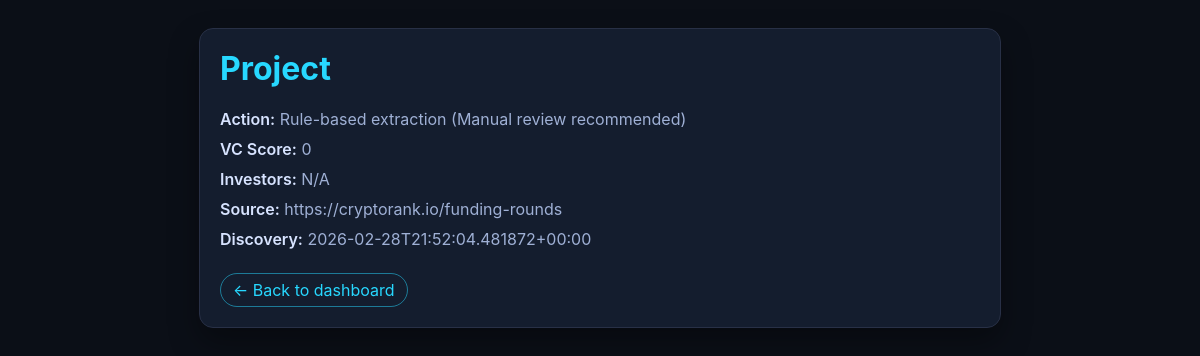
/project/project, run on the app's committed database.
### tables this page shows
CREATE TABLE seen_projects (
                project_name TEXT PRIMARY KEY,
                last_score INT,
                timestamp DATETIME
            , action TEXT, investors TEXT, source TEXT, frequency TEXT);

### web_dashboard.py (the view)
@app.get("/project/{project_slug}", response_class=HTMLResponse)
async def project_preview(request: Request, project_slug: str):
    projects = get_all_projects()
    project = next((p for p in projects if p["project_slug"] == project_slug), None)
    return templates.TemplateResponse(
        "project_preview.html",
        {"request": request, "project": project, "project_slug": project_slug},
    )

### templates/project_preview.html (shortened to what this page needs)
<!DOCTYPE html>
<html lang="en">
<head>
</head>
<body>
  <div class="card">
    {% if project %}
      <h1>{{ project.project_name }}</h1>
      <div class="row"><span class="label">Action:</span> {{ project.action }}</div>
      <div class="row"><span class="label">VC Score:</span> {{ project.vc_score }}</div>
      <div class="row"><span class="label">Investors:</span> {{ project.investors }}</div>
      <div class="row"><span class="label">Source:</span> {{ project.source }}</div>
      <div class="row"><span class="label">Discovery:</span> {{ project.discovery_date }}</div>
    {% else %}
      <h1>Project not found</h1>
      <div class="row">No project matched slug: <code>{{ project_slug }}</code></div>
    {% endif %}
    <a class="back" href="/">← Back to dashboard</a>
  </div>
</body>
</html>

### templates/project_preview.html (style rules this page uses)
body { margin: 0; font-family: Inter, Segoe UI, Arial, sans-serif; background: #0b0f17; color: #d7e3ff; padding: 28px; }
.card { max-width: 760px; margin: 0 auto; background: #141d2e; border: 1px solid #283046; border-radius: 14px; padding: 20px; box-shadow: 0 14px 30px rgba(0,0,0,0.35); }
h1 { margin-top: 0; color: #27d8ff; }
.row { margin: 10px 0; color: #9fb0d5; }
.label { color: #d7e3ff; font-weight: 600; }
.back { display: inline-block; margin-top: 14px; color: #27d8ff; text-decoration: none; border: 1px solid rgba(39,216,255,0.5); border-radius: 999px; padding: 6px 12px; }

### data on the page
seen_projects: project_name "Project", action "Rule-based extraction (Manual review recommended)", source "https://cryptorank.io/funding-rounds", discovery_date "2026-02-28T21:52:04.481872+00:00"

### other printed values
{{ project.vc_score }} "0"
{{ project.investors }} "N/A"
